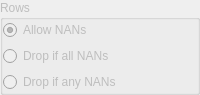
             <widget class="QGroupBox" name="row_groupBox">
              <property name="enabled">
               <bool>false</bool>
              </property>
              <property name="maximumSize">
               <size>
                <width>16777215</width>
                <height>86</height>
               </size>
              </property>
              <property name="title">
               <string>Rows</string>
              </property>
              <layout class="QVBoxLayout" name="verticalLayout_15">
               <property name="leftMargin">
                <number>0</number>
               </property>
               <property name="topMargin">
                <number>0</number>
               </property>
               <property name="rightMargin">
                <number>0</number>
               </property>
               <property name="bottomMargin">
                <number>0</number>
               </property>
               <item>
                <layout class="QVBoxLayout" name="verticalLayout_16">
                 <item>
                  <widget class="QRadioButton" name="row_allow_nans">
                   <property name="text">
                    <string>Allow NANs</string>
                   </property>
                   <property name="checked">
                    <bool>true</bool>
                   </property>
                  </widget>
                 </item>
                 <item>
                  <widget class="QRadioButton" name="row_drop_if_all_nans_radioButton">
                   <property name="text">
                    <string>Drop if all NANs</string>
                   </property>
                  </widget>
                 </item>
                 <item>
                  <widget class="QRadioButton" name="row_drop_if_any_nans_radioButton">
                   <property name="text">
                    <string>Drop if any NANs</string>
                   </property>
                  </widget>
                 </item>
                </layout>
               </item>
              </layout>
             </widget>
